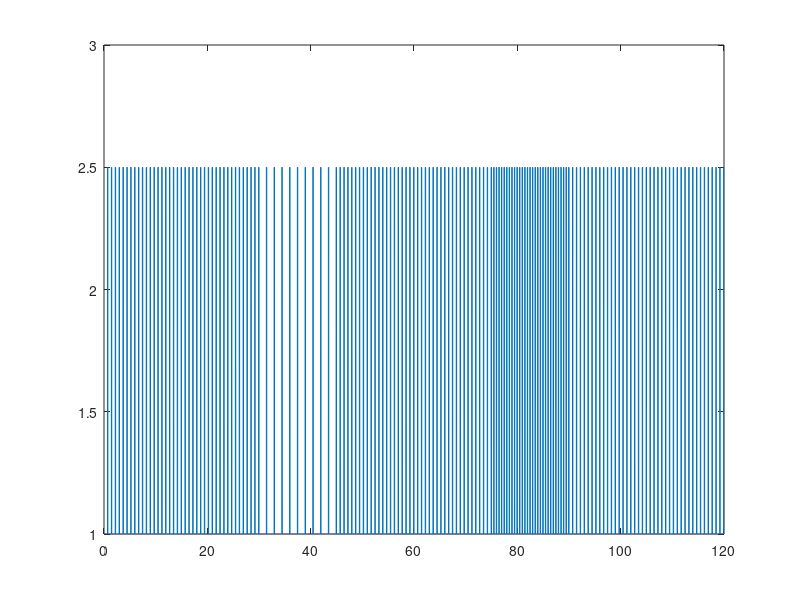

Here is the MATLAB script that generated this plot:
% 1 = 1 ms
% 1 below 50 bpm
% 1 above 100 bpm
% normal 80 bpm 80 beats in 60000

%normal section 750 two beats (80 bpm)
norm_base = ones(675,1);
norm_peak = 2.5*ones(75,1);
normY = cat(1,norm_base,norm_peak);

%slow dying section 1500 two beats (50 bpm)
brady_base = ones(1425,1);
bradyY = cat(1,brady_base,norm_peak);

%fast dying section 500 two beats (120 bpm)
tachy_base = ones(425,1);
tachyY = cat(1,tachy_base,norm_peak);

%30s living time
normal_sec = normY;
for i = 2:1:40
    normal_sec = cat(1,normal_sec,normY);
end

%15s slow and fast dying
brady_sec = bradyY;
for i = 2:1:10
    brady_sec = cat(1,brady_sec,bradyY);
end

tachy_sec = tachyY;
for i = 2:1:30
    tachy_sec = cat(1,tachy_sec,tachyY);
end

M = zeros(120000,2);
M(:,1) = linspace(0,120,120000);
M(:,2) = cat(1,normal_sec,brady_sec,normal_sec,tachy_sec,normal_sec);
figure(1); clf
plot(M(:,1),M(:,2));
M2 = zeros(240000,2);
M2(:,1) = linspace(0,240,240000);
M2(:,2) = cat(1,M(:,2),M(:,2));

cd('C:\Users\User\Documents');
fid = fopen('full_test.csv','w+');
fprintf(fid, '%s,', 'TIMES');
fprintf(fid, '%s\n', 'VOLTAGES');
fclose(fid);
dlmwrite('full_test.csv',M2,'-append');
